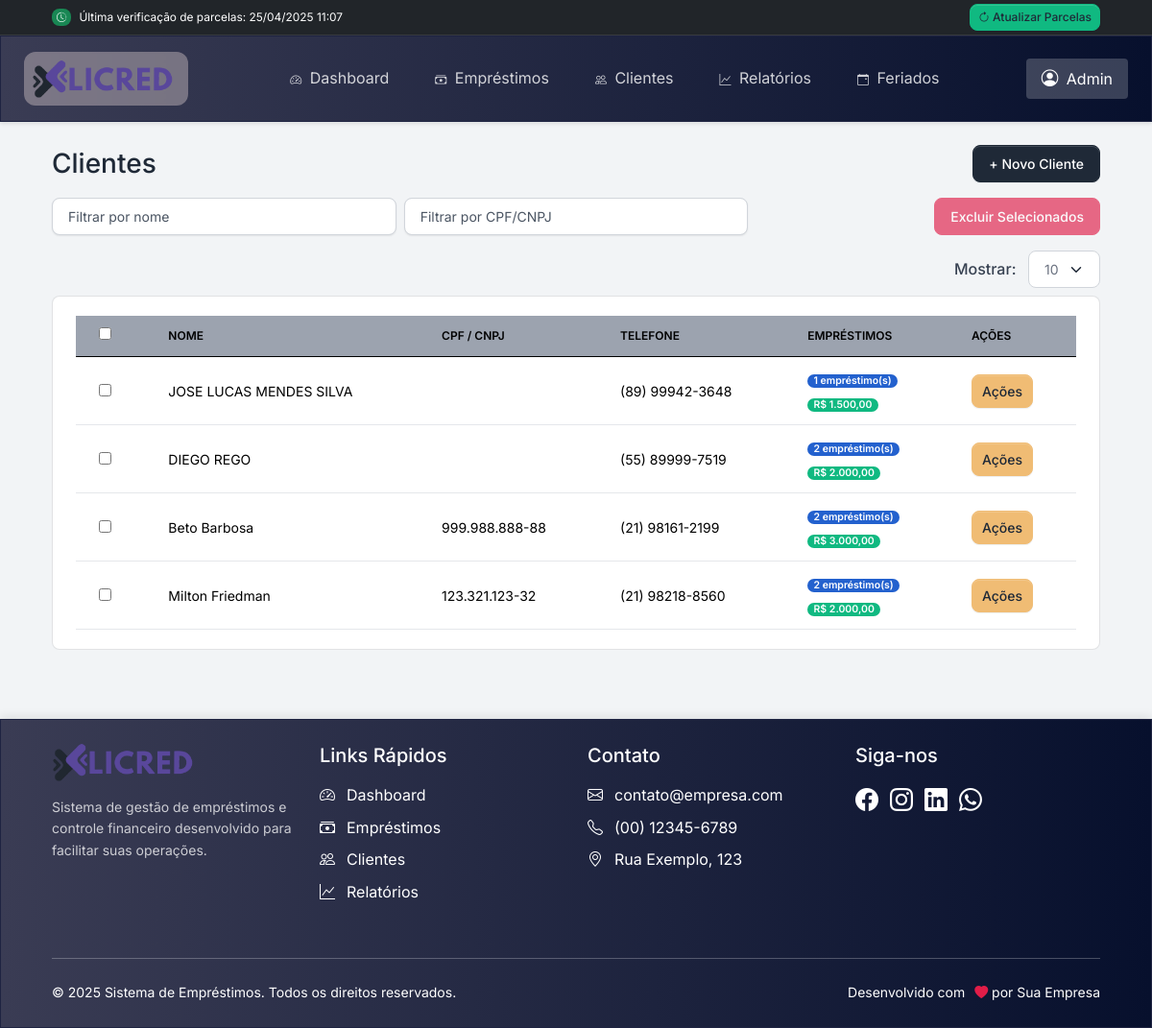
The page /clientes/index.php (signed in) on the database its author committed.
### tables this page shows
CREATE TABLE IF NOT EXISTS `clientes` (
  `id` int(11) NOT NULL AUTO_INCREMENT,
  `nome` varchar(150) NOT NULL,
  `cpf` varchar(14) NOT NULL,
  `telefone` varchar(20) NOT NULL,
  `email` varchar(150) DEFAULT NULL,
  `tipo_pessoa` tinyint(1) DEFAULT 1 COMMENT '1 = Física, 2 = Jurídica',
  `cpf_cnpj` varchar(20) DEFAULT NULL,
  `nascimento` date DEFAULT NULL,
  `cep` varchar(10) DEFAULT NULL,
  `endereco` varchar(150) DEFAULT NULL,
  `bairro` varchar(100) DEFAULT NULL,
  `cidade` varchar(100) DEFAULT NULL,
  `estado` varchar(2) DEFAULT NULL,
  `chave_pix` varchar(150) DEFAULT NULL,
  `indicacao` varchar(150) DEFAULT NULL,
  `status` enum('Ativo','Inativo','Alerta','Atenção') DEFAULT 'Ativo',
  `nome_secundario` varchar(150) DEFAULT NULL,
  `telefone_secundario` varchar(20) DEFAULT NULL,
  `endereco_secundario` varchar(150) DEFAULT NULL,
  `observacoes` text DEFAULT NULL,
  `opt_in_whatsapp` tinyint(1) DEFAULT 1 COMMENT 'Consentimento para receber mensagens',
  `ultima_interacao_whatsapp` timestamp NULL DEFAULT NULL COMMENT 'Data da última interação por WhatsApp',
  PRIMARY KEY (`id`)
);

### clientes/index.php (the view, shortened to what this page needs)
<?php
require_once __DIR__ . '/../includes/head.php';
$sql = "SELECT c.id, c.nome, c.cpf_cnpj, c.telefone,
        COUNT(e.id) as total_emprestimos,
        IFNULL(SUM(e.valor_emprestado), 0) as valor_total_emprestimos
        FROM clientes c
        LEFT JOIN emprestimos e ON c.id = e.cliente_id
        GROUP BY c.id, c.nome, c.cpf_cnpj, c.telefone
        ORDER BY c.id DESC";
$resultado = $conn->query($sql);
$clientes = $resultado->fetch_all(MYSQLI_ASSOC);
?>
<body>
<div class="container py-4">
    <div class="d-flex justify-content-between align-items-center mb-3">
        <h3 class="mb-0">Clientes</h3>
        <a href="novo.php" class="btn btn-primary">+ Novo Cliente</a>
    </div>
    <div class="row g-2 mb-3">
        <div class="col-md-4">
            <input type="text" id="filtro-nome" class="form-control" placeholder="Filtrar por nome">
        </div>
        <div class="col-md-4">
            <input type="text" id="filtro-cpf" class="form-control" placeholder="Filtrar por CPF/CNPJ">
        </div>
        <div class="col-md-4 text-end">
            <button id="btnExcluirSelecionados" class="btn btn-danger" disabled>Excluir Selecionados</button>
        </div>
    </div>
    <div class="mb-2 text-end">
        <label class="form-label me-2">Mostrar:</label>
        <select id="linhasPorPagina" class="form-select d-inline-block w-auto">
            <option value="10">10</option>
        </select>
    </div>
    <div class="card">
        <div class="card-body">
            <div class="d-none d-md-block">
                <div class="table-responsive">
                    <table class="table table-hover align-middle mb-0" id="tabela-clientes">
                        <thead class="table-light">
                            <tr>
                                <th><input type="checkbox" id="check-todos"></th>
                                <th>Nome</th>
                                <th>CPF / CNPJ</th>
                                <th>Telefone</th>
                                <th>Empréstimos</th>
                                <th>Ações</th>
                            </tr>
                        </thead>
                        <tbody>
                            <?php foreach ($clientes as $c): ?>
                                <?php
                                    $classe_linha = '';
                                ?>
                                <tr class="<?= $classe_linha ?>">
                                    <td><input type="checkbox" class="check-item" value="<?= $c['id'] ?>"></td>
                                    <td class="col-nome"><?= htmlspecialchars($c['nome']) ?></td>
                                    <td class="col-cpf"><?= htmlspecialchars($c['cpf_cnpj']) ?></td>
                                    <td><?= htmlspecialchars($c['telefone']) ?></td>
                                    <td>
                                        <?php if ($c['total_emprestimos'] > 0): ?>
                                            <span class="badge bg-info"><?= $c['total_emprestimos'] ?> empréstimo(s)</span>
                                            <div class="mt-1">
                                                <span class="badge bg-success">R$ <?= number_format($c['valor_total_emprestimos'], 2, ',', '.') ?></span>
                                            </div>
                                        <?php else: ?>
                                            <span class="badge bg-secondary">Nenhum</span>
                                        <?php endif; ?>
                                    </td>
                                    <td>
                                        <div class="dropdown">
                                            <button class="btn btn-sm btn-secondary dropdown-toggle" type="button" data-bs-toggle="dropdown">
                                                Ações
                                            </button>
                                        </div>
                                    </td>
                                </tr>
                            <?php endforeach; unset($_SESSION['ultimo_id'], $_SESSION['id_editado']); ?>
                        </tbody>
                    </table>
                </div>
            </div>
        </div>
    </div>
</div>
<?php require_once __DIR__ . '/../includes/footer.php'; ?>
</body>
</html>

### includes/head.php (shortened to what this page needs)
<!DOCTYPE html>
<html lang="pt-br">
<head>
    <link href="https://cdn.jsdelivr.net/npm/bootstrap@5.3.3/dist/css/bootstrap.min.css" rel="stylesheet">
    <link href="https://cdnjs.cloudflare.com/ajax/libs/font-awesome/6.4.0/css/all.min.css" rel="stylesheet">
    <link href="https://cdn.jsdelivr.net/npm/bootstrap-icons@1.10.5/font/bootstrap-icons.css" rel="stylesheet">
    <link rel="stylesheet" href="https://cdnjs.cloudflare.com/ajax/libs/tiny-slider/2.9.4/tiny-slider.css">
    <link rel="stylesheet" href="<?= BASE_URL ?>assets/css/estilo2.css">
    <link rel="stylesheet" href="<?= BASE_URL ?>assets/css/estilo.css">
    <link rel="stylesheet" href="<?= BASE_URL ?>assets/css/volt.css">
</head>
<?php
$pagina_atual = basename($_SERVER['PHP_SELF']);
if ($pagina_atual !== 'login.php') {
    require_once 'navbar.php';
}
?>
<body>

### includes/navbar.php (shortened to what this page needs)
<?php
$pagina_atual = basename($_SERVER['PHP_SELF']);
?>
<div class="topbar bg-dark text-white py-1">
    <div class="container d-flex justify-content-between align-items-center">
        <?php
        $arquivo_cache = __DIR__ . '/../cache/ultima_verificacao_parcelas.txt';
        if (file_exists($arquivo_cache)) {
            $ultima_verificacao = file_get_contents($arquivo_cache);
            $data_hora_verificacao = date('d/m/Y H:i', (int)$ultima_verificacao);
            $agora = time();
            $minutos_desde_ultima = floor(($agora - (int)$ultima_verificacao) / 60);
            if ($minutos_desde_ultima < 30) {
                $status_cor = "success";
            } elseif ($minutos_desde_ultima < 120) {
                $status_cor = "warning";
            } else {
                $status_cor = "danger";
            }
        ?>
            <div class="d-flex align-items-center">
                <span class="badge text-bg-<?= $status_cor ?> me-2">
                    <i class="bi bi-clock-history"></i>
                </span>
                <small>
                    Última verificação de parcelas: <?= $data_hora_verificacao ?>
                </small>
            </div>
            <a href="<?= BASE_URL ?>includes/verificar_parcelas.php" class="btn btn-sm btn-<?= $status_cor ?>" title="Atualizar parcelas">
                <i class="bi bi-arrow-clockwise"></i> Atualizar Parcelas
            </a>
        <?php
        }
        ?>
    </div>
</div>
<nav class="navbar navbar-expand-lg navbar-dark bg-blue-dark">
    <div class="container">
        <a class="navbar-brand" href="<?= BASE_URL ?>">
            <img id="logo-img" src="<?= BASE_URL ?>assets/img/logo.png" alt="Logo" height="30" class="me-2">
        </a>
        <div class="collapse navbar-collapse" id="navbarMain">
            <ul class="navbar-nav mx-auto">
                <li class="nav-item">
                    <a class="nav-link <?= $pagina_atual === 'dashboard.php' ? 'active' : '' ?>"
                       href="<?= BASE_URL ?>dashboard.php">
                            <i class="bi bi-speedometer2 me-1"></i>
                            Dashboard
                    </a>
                </li>
                <li class="nav-item dropdown">
                    <a class="nav-link dropdown-toggle <?= in_array($pagina_atual, ['emprestimos/index.php', 'emprestimos/novo.php', 'emprestimos/visualizar.php']) ? 'active' : '' ?>"
                       href="#" role="button" data-bs-toggle="dropdown" aria-expanded="false">
                            <i class="bi bi-cash-stack me-1"></i>
                            Empréstimos
                    </a>
                </li>
                <li class="nav-item dropdown">
                    <a class="nav-link dropdown-toggle <?= in_array($pagina_atual, ['clientes/index.php', 'clientes/novo.php', 'clientes/visualizar.php']) ? 'active' : '' ?>"
                       href="#" role="button" data-bs-toggle="dropdown" aria-expanded="false">
                            <i class="bi bi-people me-1"></i>
                            Clientes
                    </a>
                </li>
                <li class="nav-item dropdown">
                    <a class="nav-link dropdown-toggle <?= in_array($pagina_atual, ['relatorios/diario.php', 'relatorios/mensal.php']) ? 'active' : '' ?>"
                       href="#" role="button" data-bs-toggle="dropdown" aria-expanded="false">
                            <i class="bi bi-graph-up me-1"></i>
                            Relatórios
                    </a>
                </li>
                <li class="nav-item">
                    <a class="nav-link <?= $pagina_atual === 'feriados/index.php' ? 'active' : '' ?>"
                       href="<?= BASE_URL ?>feriados/">
                            <i class="bi bi-calendar-event me-1"></i>
                            Feriados
                    </a>
                </li>
            </ul>
            <div class="dropdown">
                <a class="nav-link dropdown-toggle text-white active" href="#" role="button" data-bs-toggle="dropdown" aria-expanded="false">
                    <i class="bi bi-person-circle me-1"></i>
                    <span class="d-none d-lg-inline">Admin</span>
                </a>
            </div>
        </div>
    </div>
</nav>

### includes/footer.php (shortened to what this page needs)
<footer class="bg-blue-dark text-white mt-5 py-4">
  <div class="container">
    <div class="row g-4">
      <div class="col-md-3 mb-3">
        <a href="<?= BASE_URL ?>" class="mb-3 d-block">
          <img id="logo-footer" src="<?= BASE_URL ?>assets/img/logo.png" alt="Logo" height="40">
        </a>
        <p class="small opacity-75">Sistema de gestão de empréstimos e controle financeiro desenvolvido para facilitar suas operações.</p>
      </div>
      <div class="col-md-3 mb-3">
        <h5 class="fw-bold mb-3">Links Rápidos</h5>
        <ul class="list-unstyled">
          <li class="mb-2"><a href="<?= BASE_URL ?>dashboard.php" class="text-white text-decoration-none"><i class="bi bi-speedometer2 me-2"></i>Dashboard</a></li>
          <li class="mb-2"><a href="<?= BASE_URL ?>emprestimos/" class="text-white text-decoration-none"><i class="bi bi-cash-stack me-2"></i>Empréstimos</a></li>
          <li class="mb-2"><a href="<?= BASE_URL ?>clientes/" class="text-white text-decoration-none"><i class="bi bi-people me-2"></i>Clientes</a></li>
          <li class="mb-2"><a href="<?= BASE_URL ?>relatorios/diario.php" class="text-white text-decoration-none"><i class="bi bi-graph-up me-2"></i>Relatórios</a></li>
        </ul>
      </div>
      <div class="col-md-3 mb-3">
        <h5 class="fw-bold mb-3">Contato</h5>
        <ul class="list-unstyled">
          <li class="mb-2"><i class="bi bi-envelope me-2"></i>contato@empresa.com</li>
          <li class="mb-2"><i class="bi bi-telephone me-2"></i>(00) 12345-6789</li>
          <li class="mb-2"><i class="bi bi-geo-alt me-2"></i>Rua Exemplo, 123</li>
        </ul>
      </div>
      <div class="col-md-3 mb-3">
        <h5 class="fw-bold mb-3">Siga-nos</h5>
        <div class="d-flex gap-3 fs-4">
          <a href="#" class="text-white"><i class="bi bi-facebook"></i></a>
          <a href="#" class="text-white"><i class="bi bi-instagram"></i></a>
          <a href="#" class="text-white"><i class="bi bi-linkedin"></i></a>
          <a href="#" class="text-white"><i class="bi bi-whatsapp"></i></a>
        </div>
      </div>
    </div>
    <hr class="my-4 opacity-25">
    <div class="row">
      <div class="col-md-6">
        <p class="mb-0 small">&copy; <?= date('Y') ?> Sistema de Empréstimos. Todos os direitos reservados.</p>
      </div>
      <div class="col-md-6 text-md-end">
        <p class="mb-0 small">Desenvolvido com <i class="bi bi-heart-fill text-danger"></i> por Sua Empresa</p>
      </div>
    </div>
  </div>
</footer>
</body>
</html>

### assets/css/estilo.css (style rules this page uses)
:root { --bg-blue-dark: linear-gradient(to right, rgb(58 60 84), rgb(7 16 45)); --border-blue-dark: 1px solid rgb(30 35 65); --bg-blue-light: linear-gradient(to right, rgb(160 190 240), rgb(40 70 120)); --border-blue-light: 1px solid rgb(50 90 140); --bg-purple: linear-gradient(to right, rgb(138 43 226), rgb(60 0 100)); --border-purple: 1px solid rgb(90 20 130); --bg-pink: linear-gradient(to right, rgb(255 182 193), rgb(180 60 100)); --border-pink: 1px solid rgb(190 80 110); --bg-orange: linear-gradient(to right, rgb(255 200 100), rgb(180 80 0)); --border-orange: 1px solid rgb(190 100 20); --bg-green: linear-gradient(to right, rgb(80 130 80), rgb(30 70 30)); --border-green: 1px solid rgb(40 90 40); --bg-green-teal: linear-gradient(to right, rgb(64 224 208), rgb(0 80 80)); --border-green-teal: 1px solid rgb(20 100 100); --bg-red: linear-gradient(to right, rgb(150 30 30), rgb(70 0 0)); --border-red: 1px solid rgb(90 10 10); --bg-gray: linear-gradient(to right, rgb(120 120 120), rgb(50 50 50)); --border-gray: 1px solid rgb(70 70 70); --bg-black-soft: linear-gradient(to right, rgb(50 50 50), rgb(10 10 10)); --border-black-soft: 1px solid rgb(30 30 30); }
.bg-blue-dark { background: var(--bg-blue-dark); border: var(--border-blue-dark); }
.table th, .table td { padding: 0.5rem; font-size: 0.9rem; }
.badge { font-size: 0.8rem; padding: 0.25rem 0.5rem; }
.btn-sm { padding: 0.25rem 0.5rem; font-size: 0.8rem; }
.navbar { min-height: 60px; position: relative; }
.navbar-brand { padding: 0.5rem 0; }
.navbar-brand img { max-height: 40px; }
.navbar-nav { display: flex; flex-direction: row; gap: 1rem; }
.nav-link { color: rgba(255, 255, 255, 0.8) !important; padding: 0.5rem 1rem !important; display: flex; align-items: center; gap: 0.5rem; transition: all 0.3s ease; }
.nav-link.active { color: #fff !important; background: rgba(255, 255, 255, 0.2); border-radius: 4px; }
.nav-link i { font-size: 1.1rem; }

### includes/navbar.php (style rules this page uses)
.topbar { font-size: 0.85rem; border-bottom: 1px solid rgba(255,255,255,0.1); position: relative; z-index: 1060; }
.topbar { animation: highlight-topbar 2s ease-in-out; }
.topbar .badge { padding: 0.35em 0.5em; }
.topbar .btn-sm { padding: 0.25rem 0.5rem; font-size: 0.75rem; }
.navbar { box-shadow: 0 2px 4px rgba(0,0,0,0.1); }
.navbar .container { max-width: 1200px; }
.navbar-brand { position: relative; padding: 0.5rem; border-radius: 12px; background: rgba(229, 213, 213, 0.39); backdrop-filter: blur(1px); -webkit-backdrop-filter: blur(1px); }
.navbar-brand img { position: relative; z-index: 1; }
.nav-link { padding: 0.5rem 1rem; transition: all 0.2s ease; white-space: nowrap; }
.nav-link.active { background-color: rgba(255,255,255,0.2); border-radius: 0.25rem; }

### includes/footer.php (style rules this page uses)
.bg-blue-dark { background-color: #0c3559; }
footer { box-shadow: 0 -2px 10px rgba(0,0,0,0.1); }
footer a { transition: opacity 0.2s ease; }
footer .bi { width: 1.25rem; display: inline-block; }

### rows shown on the page
clientes: nome "JOSE LUCAS MENDES SILVA", telefone "(89) 99942-3648", total_emprestimos "1", valor_total_emprestimos "1.500,00"
clientes: nome "DIEGO REGO", telefone "(55) 89999-7519", total_emprestimos "2", valor_total_emprestimos "2.000,00"
clientes: nome "Beto Barbosa", cpf_cnpj "999.988.888-88", telefone "(21) 98161-2199", total_emprestimos "2", valor_total_emprestimos "3.000,00"
clientes: nome "Milton Friedman", cpf_cnpj "123.321.123-32", telefone "(21) 98218-8560", total_emprestimos "2", valor_total_emprestimos "2.000,00"

### other values the page prints
$data_hora_verificacao "25/04/2025 11:07"
